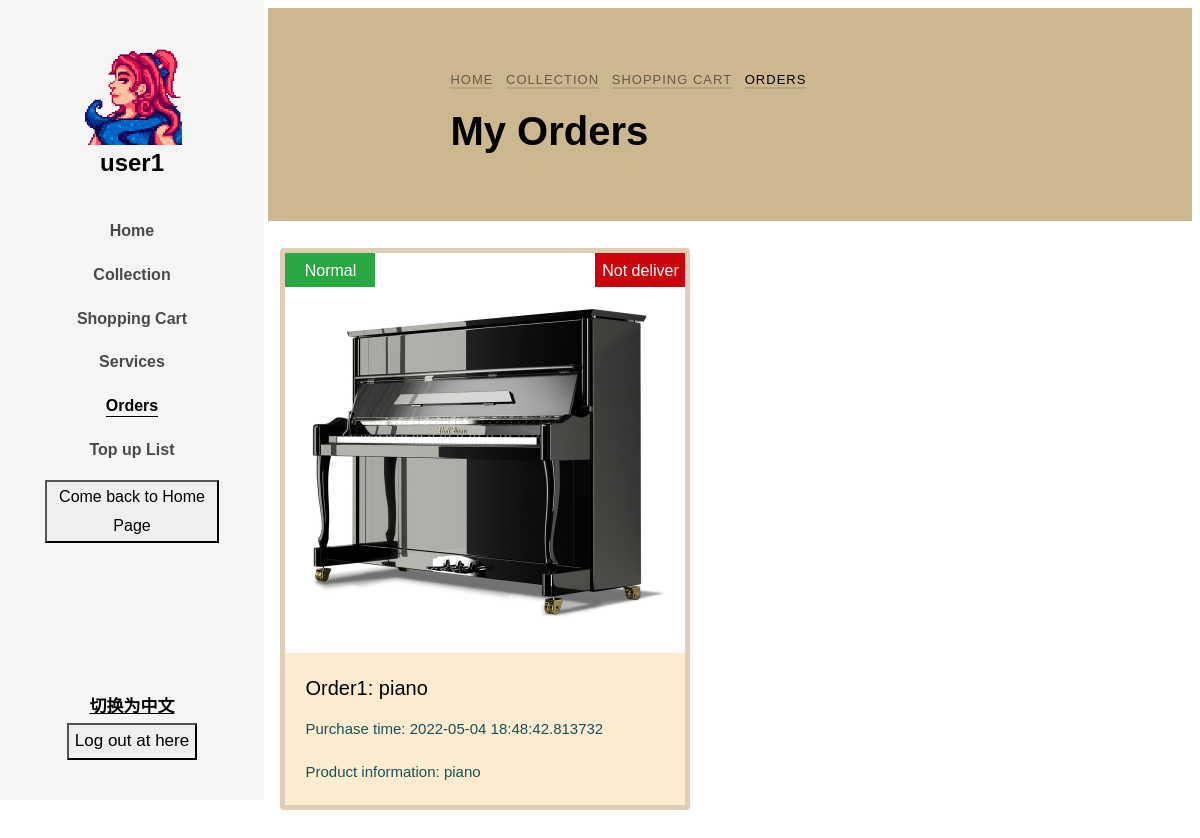
The page /Orders (signed in) on the database its author committed.
### app/models.py (models this page shows, shortened)
class User(db.Model):
    __tablename__ = "user"
    __table_args__ = {'extend_existing': True}
    id = db.Column(db.Integer, primary_key=True)
    user_name = db.Column(db.String(32), unique=True, nullable=False)
    password_hash = db.Column(db.String(64), nullable=False)
    email = db.Column(db.String(64), nullable=False)
    register_time = db.Column(db.DateTime, default=datetime.now)
    gender = db.Column(db.String(10), nullable=True)
    icon = db.Column(db.String(128), nullable=True)
    introduction = db.Column(db.String(64), nullable=True)
    authority = db.Column(db.Integer, default=0, nullable=False)
    money = db.Column(db.Integer, default=0, nullable=False)
    new_time = db.Column(db.DateTime, nullable=True)
    count = db.Column(db.Integer, default=0)
    situation = db.Column(db.Boolean, nullable=True)
    messages = db.relationship('Message', back_populates='author', cascade='all')

class Commodity(db.Model):
    __tablename__ = "commodity"
    __table_args__ = {'extend_existing': True}
    id = db.Column(db.Integer, primary_key=True, autoincrement=True)
    commodity_name = db.Column(db.String(32), nullable=False)
    release_time = db.Column(db.DateTime, default=datetime.now)
    cargo_quantity = db.Column(db.Integer, nullable=False)
    pic_path1 = db.Column(db.String(64), nullable=True)
    pic_path2 = db.Column(db.String(64), nullable=True)
    pic_path3 = db.Column(db.String(64), nullable=True)
    price = db.Column(db.Integer, nullable=False)
    introduction = db.Column(db.String(64), nullable=True)
    type = db.Column(db.String(32), nullable=False)
    collect_num = db.Column(db.Integer, default=0)
    is_collect = db.Column(db.Boolean, default=False, nullable=False)

class Order(db.Model):
    __tablename__ = "order"
    __table_args__ = {'extend_existing': True}
    id = db.Column(db.Integer, primary_key=True, autoincrement=True)
    user_id = db.Column(db.Integer, db.ForeignKey('user.id'))
    purchase_time = db.Column(db.DateTime, default=datetime.now)
    address = db.Column(db.String(64), nullable=False)
    transport = db.Column(db.String(64), nullable=False)
    status = db.Column(db.String(64), default='Not deliver', nullable=False)
    phone_num = db.Column(db.String(11), nullable=True)
    name = db.Column(db.String(11), nullable=True)
    Urgent = db.Column(db.Boolean, default=False, nullable=False)

### app/routes.py (the view)
@app.route('/Orders')
def Orders():
    if islogined():
        user = User.query.filter(User.user_name == session.get('USERNAME')).first()
        user_icon = setIcon()
        orders = Order.query.filter(Order.user_id == session.get('uid')).order_by(Order.Urgent.desc()).all()
        allorders = Order.query.order_by(Order.Urgent.desc()).all()
        list = [];
        alllist = []
        for o in orders:
            list = get_orders(o, list)
        session.pop('orders', None)
        session['orders'] = list
        for o2 in allorders:
            alllist = get_orders(o2, alllist)
        session.pop('allorders', None)
        session['allorders'] = alllist
        print(session['allorders'])
        authority = session.get('authority')
        return render_template('order.html', user=user, icon=user_icon, islogin=islogined(), orders=list,
                               allorders=alllist,
                               authority=authority)
    else:
        return redirect(url_for('login'))

### app/functions.py (called while the page is built)
def islogined():
    if session.get('USERNAME'):
        return True
    else:
        return False

### app/routes.py (called while the page is built)
def setIcon():
    if islogined():
        user = User.query.filter(User.user_name == session.get('USERNAME')).first()
        user_icon = user.icon
        if user_icon != None:
            icon = user.icon
            user_icon = url_for('static', filename='uploaded_AVA/' + icon)
        else:
            user_icon = 'NULL'
    else:
        user_icon = 'NULL'
    return user_icon

### app/templates/order.html (shortened to what this page needs)
<!DOCTYPE html>
<html lang="en">
<head>
    <link rel="stylesheet" href="../static/css/open-iconic-bootstrap.min.css">
    <link rel="stylesheet" href="../static/css/animate.css">
    <link rel="stylesheet" href="../static/css/owl.carousel.min.css">
    <link rel="stylesheet" href="../static/css/owl.theme.default.min.css">
    <link rel="stylesheet" href="../static/css/magnific-popup.css">
    <link rel="stylesheet" href="../static/css/aos.css">
    <link rel="stylesheet" href="../static/css/ionicons.min.css">
    <link rel="stylesheet" href="../static/css/bootstrap-datepicker.css">
    <link rel="stylesheet" href="../static/css/jquery.timepicker.css">
    <link rel="stylesheet" href="../static/css/flaticon.css">
    <link rel="stylesheet" href="../static/css/icomoon.css">
    <link rel="stylesheet" href="../static/css/style-per.css">
</head>
<body>
<div id="colorlib-page">
    <aside id="colorlib-aside" role="complementary" class="js-fullheight text-center">
        <h1 id="colorlib-logo"><a href="/home">
                <span>
                    {% if icon == "NULL" %}
                        <img src='{{ avatars.default(size='l') }}' alt="" width=100 height=100>
                    {% else %}
                        <img src='{{ icon }}' alt="" width=100 height=100>
                    {% endif %}
                </span><br>{{ user.user_name }}</a>
        </h1>
        <nav id="colorlib-main-menu" role="navigation">
            <ul>
                <li><a href="/home " class="i18n" contrastName="HOME">Home</a></li>
                {% if authority != 1 %}
                    <li><a href="/collection" class="i18n" contrastName="COLLECTION">Collection</a></li>
                    <li><a href="/ShoppingCart" class="i18n" contrastName="S_C">Shopping Cart</a></li>
                {% endif %}
                <li><a href="/contact" class="i18n" contrastName="SERVICES">Services</a></li>
                <li class="colorlib-active"><a href="/Orders" class="i18n" contrastName="ORDERS">Orders</a></li>
                <li><a href="/CheckTopup" class="i18n" contrastName="TOPUP_L">Top up List</a></li>
                <li>
                    <button onclick="location.href='/main_page'" class="i18n" contrastName="BACK_FROM_HOME">Come back to
                        Home Page
                    </button>
                </li>
            </ul>
        </nav>
        <div class="colorlib-footer">
            <button onclick="execI18n()" class="i18n translate_button" contrastName="TRANSLATE">
                切换为中文
            </button>
            <div class="d-flex justify-content-center">
                <form action="#" class="colorlib-subscribe-form">
                    <div class="form-group d-flex">
                        <button onclick="clickToLogout();" class="i18n" contrastName="LOG_OUT_HERE">Log out at here
                        </button>
                    </div>
                </form>
            </div>
        </div>
    </aside>
    <div id="colorlib-main">
        <section class="ftco-section ftco-bread">
            <div class="container">
                <div class="row no-gutters slider-text justify-content-center align-items-center">
                    <div class="col-md-8 ftco-animate">
                        <p class="breadcrumbs"><span class="mr-2"><a href="/home" class="i18n"
                                                                     contrastName="HOME">Home</a></span>
                            <span class="mr-2"><a href="/collection" class="i18n"
                                                  contrastName="COLLECTION">Collection</a></span>
                            <span class="mr-2"><a href="/ShoppingCart" class="i18n" contrastName="S_C">Shopping Cart</a></span>
                            <span class="i18n" contrastName="ORDERS">Orders</span></p>
                        {% if authority ==1 %}
                            <h1 class="bread i18n" contrastName="ALL_ORDERS">All Orders</h1>
                        {% else %}
                            <h1 class="bread i18n" contrastName="MY_ORDERS">My Orders</h1>
                        {% endif %}
                    </div>
                </div>
            </div>
        </section>
        <section class="ftco-section-3">
            <div class="photograhy">
                <div class="row">
                    {% if authority ==1 %}
                        {% for order in allorders %}
                            <div class="card">
                                <a href="singleOrder/{{ order.detail }}">
                                    <img class="card-img-top" src="{{ order.pic_path }}" alt="Card image cap"
                                         height="400px"></a>
                                {% if order.urgent == 1 %}
                                    <span class="product-new-top-left i18n"
                                          style="background: #c9040c">Urgent</span>
                                {% else %}
                                    <span class="product-new-top-left i18n"
                                          style="background: #28a745">Normal</span>
                                {% endif %}
                                {% if order.status == 'Not deliver' %}
                                    <span class="product-new-top i18n"
                                          style="background: #c9040c">Not deliver</span>
                                {% elif order.status == 'In transit' %}
                                    <span class="product-new-top i18n"
                                          style="background: #e0a800"
                                    >In transit</span>
                                {% elif order.status == 'Delivered' %}
                                    <span class="product-new-top i18n"
                                          style="background: cornflowerblue"
                                    >Delivered</span>
                                {% elif order.status == 'Signed in' %}
                                    <span class="product-new-top i18n"
                                          style="background: green"
                                    >Signed in</span>
                                {% endif %}
                                <div class="card-body">
                                    <h5 class="card-title"><a
                                            href="singleOrder/{{ order.detail }}">Order{{ order.id }}: {{ order.commodity_name }} </a>
                                    </h5>
                                    <p class="card-text"><span class="i18n"
                                                               contrastName="PAY_TIME">Purchase time: </span>{{ order.purchase_time }}
                                    </p>
                                    <p class="card-text"><span class="i18n"
                                                               contrastName="PAY_INFO">Product information: </span>{{ order.introduction }}
                                    </p>
                                </div>
                            </div>
                        {% endfor %}
                    {% else %}
                        {% for order in orders %}
                            <div class="card">
                                <a href="singleOrder/{{ order.detail }}">
                                    <img class="card-img-top" src="{{ order.pic_path }}" alt="Card image cap"
                                         height="400px"></a>
                                {% if order.urgent == 1 %}
                                    <span class="product-new-top-left i18n"
                                          style="background: #c9040c">Urgent</span>
                                {% else %}
                                    <span class="product-new-top-left i18n"
                                          style="background: #28a745">Normal</span>
                                {% endif %}
                                {% if order.status == 'Not deliver' %}
                                    <span class="product-new-top i18n"
                                          style="background: #c9040c">Not deliver</span>
                                {% elif order.status == 'In transit' %}
                                    <span class="product-new-top i18n"
                                          style="background: #e0a800"
                                    >In transit</span>
                                {% elif order.status == 'Delivered' %}
                                    <span class="product-new-top i18n"
                                          style="background: cornflowerblue"
                                    >Delivered</span>
                                {% elif order.status == 'Signed in' %}
                                    <span class="product-new-top i18n"
                                          style="background: green"
                                    >Signed in</span>
                                {% endif %}
                                <div class="card-body">
                                    <h5 class="card-title"><a
                                            href="singleOrder/{{ order.detail }}">Order{{ order.id }}: {{ order.commodity_name }} </a>
                                    </h5>
                                    <p class="card-text"><span class="i18n"
                                                               contrastName="PAY_TIME">Purchase time: </span>{{ order.purchase_time }}
                                    </p>
                                    <p class="card-text"><span class="i18n"
                                                               contrastName="PAY_INFO">Product information: </span>{{ order.introduction }}
                                    </p>
                                </div>
                            </div>
                        {% endfor %}
                    {% endif %}
                </div>
            </div>
        </section>
    </div>
</div>
</body>
</html>

### app/templates/order.html (style rules this page uses)
.translate_button { background: transparent; border: none; text-decoration: underline; font-weight: bold; cursor: pointer; }

### rows shown on the page
User: user_name "user1"
Commodity: pic_path (picture), commodity_name "piano", introduction "piano"
Order: purchase_time "2022-05-04 18:48:42.813732"

### other values the page prints
{{ order.id }} "1"
